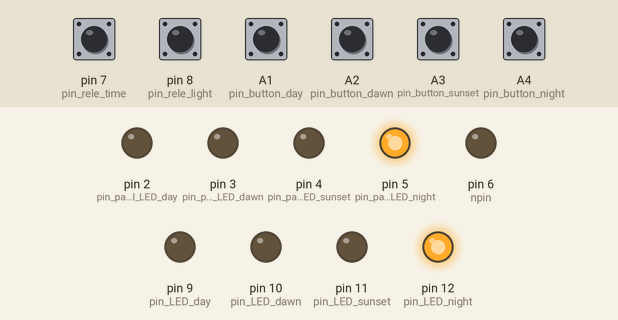
Recording of a sketch running on a simulated Arduino Uno, built with avr-gcc and run on an emulated ATmega328P. Shown: output pins drawn as LEDs (lit = HIGH). Dashed ring = blinking. The test bench sets the inputs (shaded band); at power-on: A1 (pin_button_day), A2 (pin_button_dawn), A3 (pin_button_sunset), A4 (pin_button_night), pin 7 (pin_rele_time), pin 8 (pin_rele_light) HIGH.

Above: at 1.2 s.
1.3 s: A1 (pin_button_day) pulled LOW for 0.15 s
At 2.1 s:
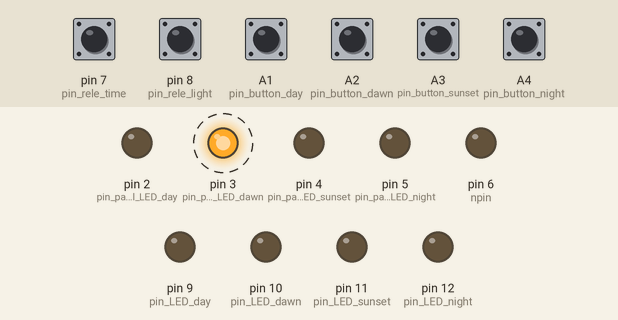
4.4 s: pin 8 (pin_rele_light) pulled LOW for 1 s
At 5.0 s:
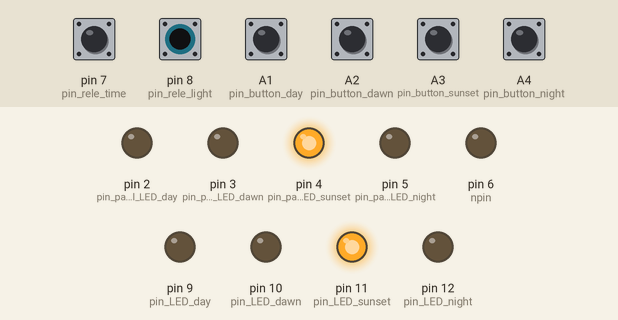
6.9 s: pin 7 (pin_rele_time) pulled LOW for 1 s
At 8.0 s:
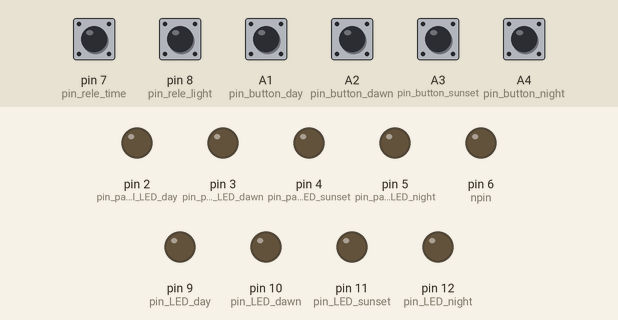
10.6 s: A1 (pin_button_day) pulled LOW for 1 s
At 12.2 s:
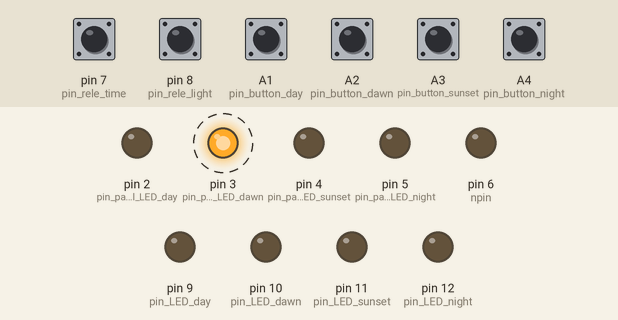
14.6 s: A1 (pin_button_day) pulled LOW for 0.15 s
At 15.3 s:
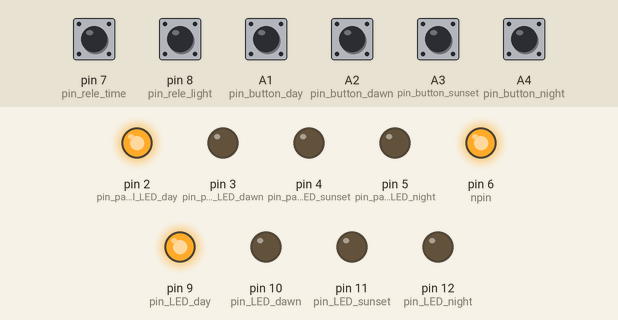
16.5 s: A3 (pin_button_sunset) pulled LOW for 0.15 s
At 17.3 s:
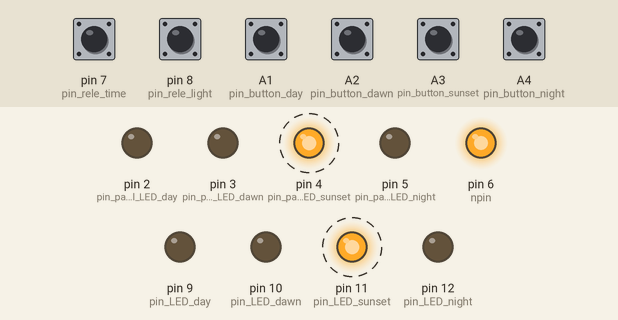
Timing chart, 0 to 61.1 s (numbered marks = the images above; inputs shaded):
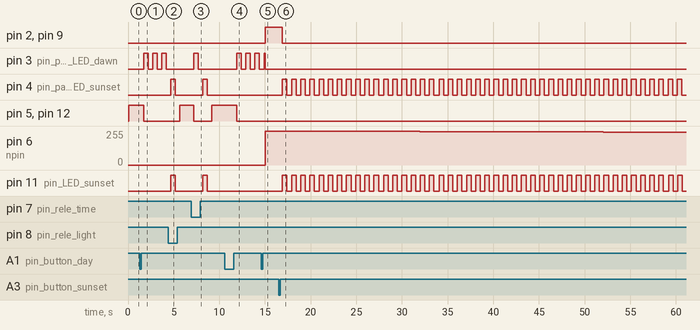

The sketch:

chicken_of_light.ino
```cpp
#include "LED.h"
#include "ZEPPELIN.h"
#include "LED_PWM.h"
#include "program_parametrs.h"

/// Тип - состояние конечного автомата
enum AUTOMAT_STATE
{
        undefined_state = 0,
        day_state,
        dawn_state,
        sunset_state,
        night_state
};

/// Переменная состояни конечного автомата
AUTOMAT_STATE light_algorithm_state{undefined_state};

LED panel_LED_day(false, pin_panel_LED_day);
LED panel_LED_dawn(false, pin_panel_LED_dawn);
LED panel_LED_sunset(false, pin_panel_LED_sunset);
LED panel_LED_night(false, pin_panel_LED_night);

LED_PWM lighter(false, pin_lighter);

LED LED_day(false, pin_LED_day);
LED LED_dawn(false, pin_LED_dawn);
LED LED_sunset(false, pin_LED_sunset);
LED LED_night(false, pin_LED_night);

ZEPPELIN button_day(false, pin_button_day);
ZEPPELIN button_dawn(false, pin_button_dawn);
ZEPPELIN button_sunset(false, pin_button_sunset);
ZEPPELIN button_night(false, pin_button_night);

ZEPPELIN rele_time(false, pin_rele_time, true);
ZEPPELIN rele_light(false, pin_rele_light, true);
/// Инициализация
void setup()
{
        // уже проведена в конструкторах
}
/// Основной рабочий цикл
void loop()
{
        rele_light.read();
        rele_time.read();
        button_day.read();
        button_dawn.read();
        button_night.read();
        button_sunset.read();
        switch (light_algorithm_state)
        {                     // Проверяем состояние конечного автомата
        case undefined_state: // если это неопределенное состояние
        {
                lighter.write(false);

                panel_LED_day.write(false);
                panel_LED_dawn.write(false);
                panel_LED_sunset.write(false);
                panel_LED_night.write(false);

                LED_day.write(false);
                LED_dawn.write(false);
                LED_sunset.write(false);
                LED_night.write(false);

                if (!(rele_time == false && // если включено реле времени
                      rele_light == true))
                {                                             // и свет отключен
                        light_algorithm_state = sunset_state; // переходим в закат
                }
                else
                {
                        light_algorithm_state = dawn_state; // иначе - переходим в рассвет
                }
        }
        break;
        case dawn_state: // если мы в режиме рассвета
        {
                lighter.write(true);

                panel_LED_day.write(false);
                panel_LED_dawn.blink(); // panel_LED_dawn.write(true);
                panel_LED_sunset.write(false);
                panel_LED_night.write(false);

                LED_day.write(false);
                panel_LED_dawn.blink(); // LED_dawn.write(true);
                LED_sunset.write(false);
                LED_night.write(false);
                if (button_night == false && button_night.isChange())
                {                                             // если была нажата кнопка ночь
                        light_algorithm_state = sunset_state; // переводим состояние алгоритма в режим закат
                }
                else if (button_sunset == false && button_sunset.isChange())
                {                                             // если же была нажата кнопка закат
                        light_algorithm_state = sunset_state; // переводим состояние алгоритма в режим закат
                }
                else if (button_day == false && button_day.isChange())
                {                                          // если же была нажата кнопка день
                        light_algorithm_state = day_state; // переводим в состояние день
                }
                else if (lighter.isMax())
                {                                          // если мы зажгли нашу лампу на полную
                        light_algorithm_state = day_state; // переводим алгоритм в состояние день
                }
                else if (!(rele_time == false && // если включено реле времени
                           rele_light == true) &&
                         (rele_time.isChange() || rele_light.isChange()))
                {                                             // и реле освещенности выключено
                        light_algorithm_state = sunset_state; // то переходим в состояние закат
                }
                else if (rele_time == false && // если включено реле времени
                         rele_light == true &&
                         (rele_time.isChange() || rele_light.isChange()))
                {                                           // и реле освещенности выключено
                        light_algorithm_state = dawn_state; // остаёмся в режиме рассвет
                }
        }
        break;
        case day_state:
        {
                lighter.write(MAX_PWM);

                panel_LED_day.write(true);
                panel_LED_dawn.write(false);
                panel_LED_sunset.write(false);
                panel_LED_night.write(false);

                LED_day.write(true);
                LED_dawn.write(false);
                LED_sunset.write(false);
                LED_night.write(false);
                if (button_night == false && button_night.isChange())
                {
                        light_algorithm_state = sunset_state;
                }
                else if (button_sunset == false && button_sunset.isChange())
                {
                        light_algorithm_state = sunset_state;
                }
                else if (button_dawn == false && button_dawn.isChange())
                {
                        light_algorithm_state = day_state;
                }
                else if (!(rele_time == false && // если включено реле времени
                           rele_light == true) &&
                         (rele_time.isChange() || rele_light.isChange()))
                {
                        light_algorithm_state = sunset_state;
                }
                else if (rele_time == false && // если включено реле времени
                         rele_light == true &&
                         (rele_time.isChange() || rele_light.isChange()))
                {
                        light_algorithm_state = day_state;
                }
        }
        break;
        case sunset_state:
        {
                lighter.write(false);

                panel_LED_day.write(false);
                panel_LED_dawn.write(false);
                panel_LED_sunset.blink(); // panel_LED_sunset.write(true);
                panel_LED_night.write(false);

                LED_day.write(false);
                LED_dawn.write(false);
                LED_sunset.blink(); // LED_sunset.write(true);
                LED_night.write(false);

                if (button_night == false && button_night.isChange())
                {
                        light_algorithm_state = night_state;
                }
                else if (button_sunset == false && button_sunset.isChange())
                {
                        light_algorithm_state = sunset_state;
                }
                else if (button_day == false && button_day.isChange())
                {
                        light_algorithm_state = dawn_state;
                }
                else if (button_dawn == false && button_dawn.isChange())
                {
                        light_algorithm_state = dawn_state;
                }
                else if (lighter.isMin())
                {
                        light_algorithm_state = night_state;
                }
                else if (!(rele_time == false && // если включено реле времени
                           rele_light == true) &&
                         (rele_time.isChange() || rele_light.isChange()))
                {
                        light_algorithm_state = night_state;
                }
                else if (rele_time == false && // если включено реле времени
                         rele_light == true &&
                         (rele_time.isChange() || rele_light.isChange()))
                {
                        light_algorithm_state = dawn_state;
                }
        }
        break;
        case night_state:
        {
                lighter.write(MIN_PWM);

                panel_LED_day.write(false);
                panel_LED_dawn.write(false);
                panel_LED_sunset.write(false);
                panel_LED_night.write(true);

                LED_day.write(false);
                LED_dawn.write(false);
                LED_sunset.write(false);
                LED_night.write(true);

                if (button_night == false && button_night.isChange())
                {
                        light_algorithm_state = night_state;
                }
                else if (button_sunset == false && button_sunset.isChange())
                {
                        light_algorithm_state = sunset_state;
                }
                else if (button_dawn == false && button_dawn.isChange())
                {
                        light_algorithm_state = dawn_state;
                }
                else if (button_day == false && button_day.isChange())
                {
                        light_algorithm_state = dawn_state;
                }
                else if (!(rele_time == false && // если включено реле времени
                           rele_light == true) &&
                         (rele_time.isChange() || rele_light.isChange()))
                {
                        light_algorithm_state = night_state;
                }
                else if (rele_time == false && // если включено реле времени
                         rele_light == true &&
                         (rele_time.isChange() || rele_light.isChange()))
                {
                        light_algorithm_state = dawn_state;
                }
        }
        break;
        default:
                light_algorithm_state = undefined_state;
        }
        delay(50); // тактируем вызов алгоритма по времени
}
```

LED.h
```cpp
#ifndef LED_H
#define LED_H

#include "program_parametrs.h"

class LED
{
public:
    inline LED(bool status = false,                     // начальное состояние, записывается в порт
               int pin = 14,                            // порт, в который будет происходить запись
               bool reverse_logic = false,              // начальное значение обратной логики
               unsigned long blink_time = BLINK_TIME);  // установка значение мигания по умолчанию
    inline operator bool() const;                       // перегрузка оператора bool - возвращает состояние
    inline bool read();                                 // считать состояние светодиода, возвращает значение переменной, не читает данные с порта
    inline void write(bool st_);                        // установить состояние светодиода, записывает значение в порт
    inline void setReverseLogic();                      // установить режим обратной логики, не вызывает перезаписи в порт
    inline void resetReverseLogic();                    // сбросить режим обратной логики, не вызывает перезаписи в порт
    inline void blink();                                // установить режим мигания
    inline void setBlinkTime(unsigned long blink_time); // установить время мигания
    inline ~LED() {}

private:
    int pin_;                  // пин, к которому подклчен светодиод
    unsigned long blink_time_; // время мигания светодиода, мс
    unsigned long last_time_;  // предыдущее время, мс
    bool status_;              // состояние светодиода - вкл./откл. - true - вкл, false - откл. (всегда)
    bool reverse_logic_;       // флаг использования обратной логики - влияет только на запись

protected:
    // геттеры и сеттеры для наследования
    inline bool getStatus() { return this->status_; }
    inline void setStatus(bool new_status_) { status_ = new_status_; }
    inline int getPin() { return this->pin_; }
    inline void setPin(int new_pin_) { pin_ = new_pin_; }
    inline bool getReverseLogic() { return this->reverse_logic_; }
    inline unsigned long getBlinkTime() { return this->blink_time_; }
    inline unsigned long getLastTime() { return this->last_time_; }
};

LED::LED(bool status, int pin, bool reverse_logic, unsigned long blink_time)
{
    status_ = status;
    pin_ = pin;
    reverse_logic_ = reverse_logic;
    blink_time_ = blink_time;
    last_time_ = millis();

    pinMode(pin_, OUTPUT);
    this->write(status);
}

LED::operator bool() const
{
    return status_;
}

bool LED::read()
{
    // status_ = digitalRead(pin_);
    return status_;
}

void LED::write(bool st_)
{
    digitalWrite(pin_, st_ ? (reverse_logic_ ? LOW : HIGH)
                           : (reverse_logic_ ? HIGH : LOW));
    status_ = st_;
}

void LED::setReverseLogic()
{
    reverse_logic_ = true;
}

void LED::resetReverseLogic()
{
    reverse_logic_ = false;
}

void LED::blink()
{
    if (millis() - last_time_ > blink_time_)
    {
        write(!(read()));
        last_time_ = millis();
    }
}

void LED::setBlinkTime(unsigned long blink_time)
{
    blink_time_ = blink_time;
}
#endif
```

LED_PWM.h
```cpp
#ifndef LED_PWM_H
#define LED_PWM_H

#include "LED.h"
#include "program_parametrs.h"

class LED_PWM : public LED
{
public:
    inline LED_PWM(bool status = false,
                   int npin = 6,
                   bool reverse_logic = false,
                   unsigned long blink_time = BLINK_TIME,
                   float step = PWM_STEP);
    inline bool read();          // считать состояние светодиода
    inline void write(bool st_); // установить состояние светодиода
    inline void write(float pwm_);
    inline void setStep(float step);
    inline float brightness();
    inline bool isMax(float max_ = MAX_PWM);
    inline bool isMin(float min_ = MIN_PWM);
    inline operator float() const;
    inline ~LED_PWM() {}

private:
    float brightness_;
    float step_;
};

LED_PWM::LED_PWM(bool status, int npin, bool reverse_logic, unsigned long blink_time, float step)
    : LED(status, npin, reverse_logic, blink_time)
{
    step_ = step;
    brightness_ = 0.0f;
    this->write(status);
}

bool LED_PWM::read()
{
    if (brightness_ >= MAX_PWM)
        setStatus(true);
    if (brightness_ <= MIN_PWM)
        setStatus(false);

    return getStatus();
}

void LED_PWM::write(bool st_)
{
    brightness_ = getReverseLogic() ? (st_ ? brightness_ -= step_ : brightness_ += step_)
                                    : (st_ ? brightness_ += step_ : brightness_ -= step_);
    constrain(brightness_, MIN_PWM, MAX_PWM);
    analogWrite(getPin(), brightness_);
}

void LED_PWM::write(float pwm_)
{
    brightness_ = pwm_;
    constrain(brightness_, MIN_PWM, MAX_PWM);
    analogWrite(getPin(), static_cast<int>(brightness_));
}

void LED_PWM::setStep(float step)
{
    step_ = step;
}

float LED_PWM::brightness()
{
    return brightness_;
}

bool LED_PWM::isMax(float max_)
{
    return brightness_ >= max_;
}

bool LED_PWM::isMin(float min_)
{
    return brightness_ <= min_;
}

LED_PWM::operator float() const
{
    return brightness_;
}
#endif
```

program_parametrs.h
```cpp
#ifndef PROGRAM_PARAMETRS_H
#define PROGRAM_PARAMETRS_H

// Выходные сигналы
/// Пины кнопок
const int pin_panel_LED_day             = 2;
const int pin_panel_LED_dawn            = 3;
const int pin_panel_LED_sunset          = 4;
const int pin_panel_LED_night           = 5;
/// Пины светильника
const int pin_lighter                   = 6;
/// Пины лампочек на кнопках
const int pin_LED_day                   = 9;
const int pin_LED_dawn                  = 10;
const int pin_LED_sunset                = 11;
const int pin_LED_night                 = 12;
//Входные сигналы
///  Кнопки управления режимами
const int pin_button_day                = A1;
const int pin_button_dawn               = A2;
const int pin_button_sunset             = A3;
const int pin_button_night              = A4;
/// Реле времени
const int pin_rele_time                 = 7;
const int pin_rele_light                = 8;

/// Настройки программы
const unsigned int BLINK_TIME = 500;        // частота мигания светодиодов - 500 мс
const unsigned int ANTIDEBOUNCE_TIME = 200; // время антидребезга   - 200 мс
const float PWM_STEP   = 0.01f;             // шаг нарастания PWM
const float MAX_PWM    = 255.0f;            // максимальное значение яркости
const float MIN_PWM    = 0.0f;              // минимальное значеие яркости

#endif
```

Source omitted: ZEPPELIN.h (3679 bytes)

Measured:
- after the input at 1.3 s, pin 3 (pin_panel_LED_dawn): alternates HIGH for 0.50 s and LOW for 0.50 s, starting after 0.41 s; pin 5 (pin_panel_LED_night), pin 12 (pin_LED_night): HIGH → LOW after 0.41 s
- after the input at 4.4 s, pin 3 (pin_panel_LED_dawn): stops changing and stays LOW; pin 4 (pin_panel_LED_sunset), pin 11 (pin_LED_sunset): LOW → HIGH after 0.26 s, → LOW 0.50 s later; pin 5 (pin_panel_LED_night), pin 12 (pin_LED_night): LOW → HIGH after 1.3 s; pin 6 (npin): stays 0/255 (without the input it goes to 1/255 after 2.3 s)
- after the input at 6.9 s, pin 3 (pin_panel_LED_dawn): LOW → HIGH after 0.27 s, → LOW 0.50 s later; pin 4 (pin_panel_LED_sunset), pin 11 (pin_LED_sunset): LOW → HIGH after 1.3 s, → LOW 0.50 s later; pin 5 (pin_panel_LED_night), pin 12 (pin_LED_night): HIGH → LOW after 0.27 s, → HIGH 2.0 s later
- after the input at 10.6 s, pin 3 (pin_panel_LED_dawn): alternates HIGH for 0.50 s and LOW for 0.50 s, starting after 1.3 s; pin 5 (pin_panel_LED_night), pin 12 (pin_LED_night): HIGH → LOW after 1.3 s
- after the input at 14.6 s, pin 2 (pin_panel_LED_day), pin 9 (pin_LED_day): LOW → HIGH after 0.45 s; pin 6 (npin): 0/255 → 255/255 after 0.45 s
- after the input at 16.5 s, pin 2 (pin_panel_LED_day), pin 9 (pin_LED_day): HIGH → LOW after 0.40 s; pin 4 (pin_panel_LED_sunset), pin 11 (pin_LED_sunset): alternates HIGH for 0.50 s and LOW for 0.50 s, starting after 0.40 s; pin 6 (npin): moves from 255/255 to 246/255 over 40.1 s, starting after 0.40 s
